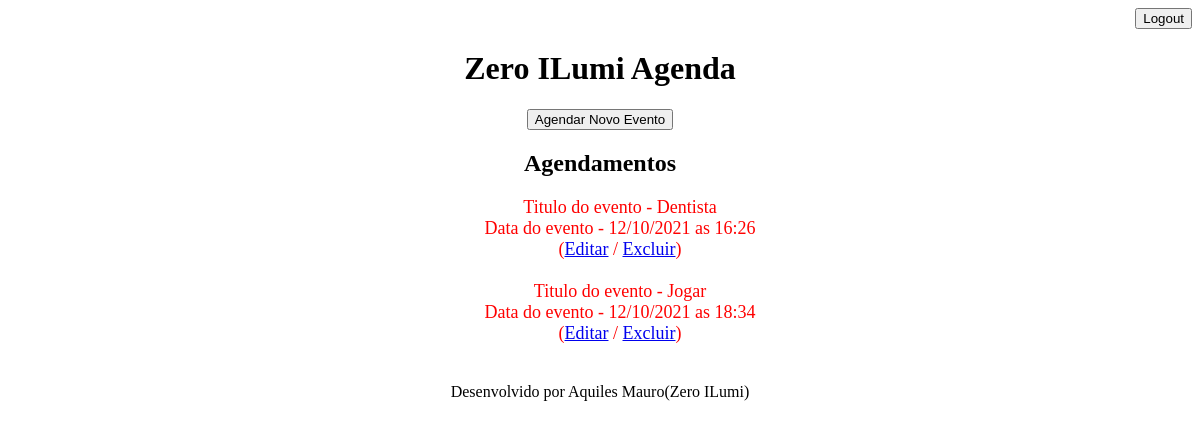
/agenda/ (signed in), run on an earlier commit of the app's database.
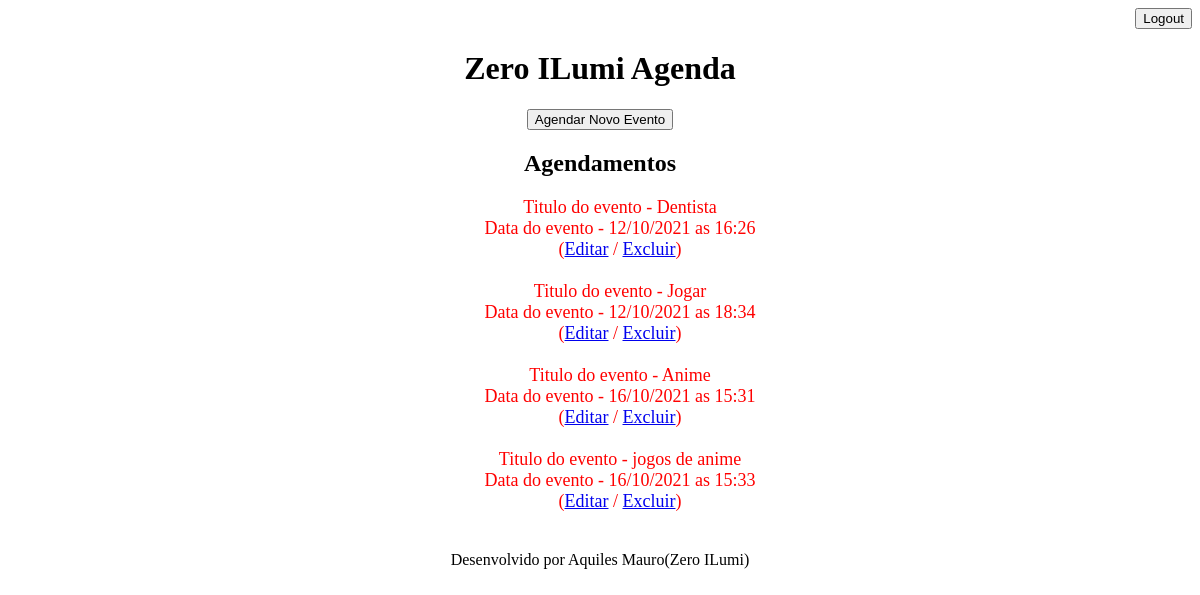
And on a later commit of the database.
### zero_ilumi_agenda_core/models.py (models this page shows, shortened)
class Evento_Agendado(models.Model):
    usuario = models.ForeignKey(User, on_delete=models.CASCADE)
    titulo_do_evento_agendado = models.CharField(max_length=100,
                                                 verbose_name="Titulo")
    decricao_do_evento_agendado = models.TextField(blank=True,
                                                   null=True,
                                                   verbose_name="Descrição")
    data_do_evento_agendado = models.DateTimeField(verbose_name="Data do Evento")
    data_da_criacao_do_evento_agendado = models.DateTimeField(auto_now=True,
                                                              verbose_name="Data de Criação")
    local_do_evento_agenda = models.CharField(max_length=100,
                                              verbose_name="Local do Evento",
                                              blank=True,
                                              null=True)
    class Meta:
        db_table = "Eventos Agendados"
    def get_data_do_evento_agendado(self):
        return self.data_do_evento_agendado.strftime('%d/%m/%Y as %H:%M')
    def get_evento_atrasado(self):
        if self.data_do_evento_agendado < datetime.now():
            return True
        else:
            return False

### zero_ilumi_agenda_core/views.py (the view)
# urls.py: path('agenda/', views.listar_eventos_agendados),
@login_required(login_url='/login/')
def listar_eventos_agendados(request):
    usuario = request.user
    data_atual = datetime.now() - timedelta(hours=1)
    eventos_do_usuario = Evento_Agendado.objects.filter(usuario=usuario)
    dados = {'eventos': eventos_do_usuario}
    return render(request, 'zero_ilumi_agenda.html', dados)

### templates/zero_ilumi_agenda.html
{% extends "model_page.html" %}
{% block content %}
    <div align="center" style="list-style-position: inside">
        <a href="evento/">
            <button type="button">Agendar Novo Evento</button>
        </a>
        <h2>Agendamentos</h2>
        <ul style="font-size: 18px;
                   list-style-type: none">
            {% for evento in eventos %}
                <li>
                    <div style= {% if evento.get_evento_atrasado %}
                                "color:red"
                                {%  endif %}>
                        Titulo do evento - {{ evento.titulo_do_evento_agendado}}
                        <br>
                        Data do evento - {{ evento.get_data_do_evento_agendado}}
                        <br>
                        (<a href="evento/?id={{ evento.id}}">Editar</a> /
                         <a href="evento/delete/{{ evento.id }}/">Excluir</a>)
                        <br>
                        <br>
                    </div>
                </li>
            {% endfor %}
        </ul>
    </div>
{% endblock %}

What changed in the data, as far as the page shows it:
added Evento_Agendado: titulo_do_evento_agendado "Anime", get_data_do_evento_agendado "16/10/2021 as 15:31"
added Evento_Agendado: titulo_do_evento_agendado "jogos de anime", get_data_do_evento_agendado "16/10/2021 as 15:33"
